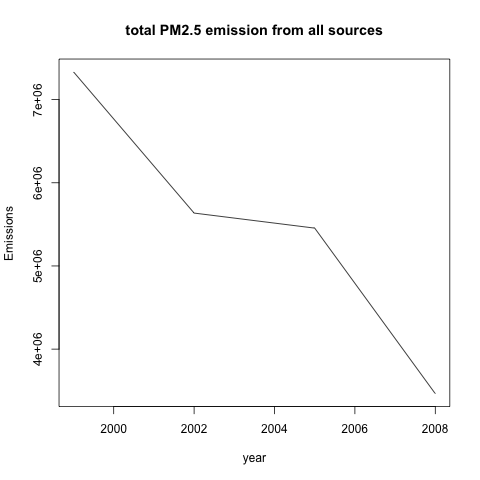

This chart was generated by the following R code:
source("read_data.R")

# read data into data tables
data <- readData()
emissions <- data[[1]]
css <- data[[2]]

# calculate sum of emission for each year
ts <- emissions[, lapply(.SD,sum), by = "year", .SDcols = "Emissions"]

# plot to PNG device
png(filename = "plot1.png")
plot(ts, main = "total PM2.5 emission from all sources", type = "l")
dev.off()